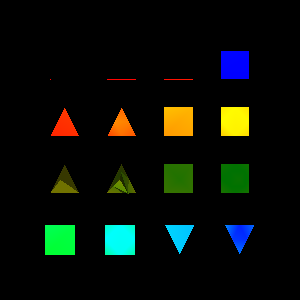

This figure's Python source:
#!/usr/bin/env python

# Read EnSight compound (SOS) file and render pointScalars.

import os

import vtkmodules.vtkInteractionStyle  # noqa: F401
import vtkmodules.vtkRenderingFreeType  # noqa: F401
import vtkmodules.vtkRenderingOpenGL2  # noqa: F401

from vtkmodules.vtkFiltersGeometry import vtkGeometryFilter
from vtkmodules.vtkIOEnSight import vtkEnSightMasterServerReader
from vtkmodules.vtkRenderingCore import (
    vtkActor,
    vtkCompositePolyDataMapper,
    vtkRenderWindow,
    vtkRenderWindowInteractor,
    vtkRenderer,
)

# Source
data_dir = os.environ.get("VPE_DATA_DIR", os.path.dirname(os.path.abspath(__file__)))

# Read EnSight compound file
ensight_reader = vtkEnSightMasterServerReader()
ensight_reader.SetCaseFileName(os.path.join(data_dir, "EnSight", "elements.sos"))
ensight_reader.SetCurrentPiece(0)

# Extract geometry
geometry_filter = vtkGeometryFilter()
geometry_filter.SetInputConnection(ensight_reader.GetOutputPort())

# Mapper
composite_mapper = vtkCompositePolyDataMapper()
composite_mapper.SetInputConnection(geometry_filter.GetOutputPort())
composite_mapper.SetColorModeToMapScalars()
composite_mapper.SetScalarModeToUsePointFieldData()
composite_mapper.ColorByArrayComponent("pointScalars", 0)
composite_mapper.SetScalarRange(0, 112)

# Actor
ensight_actor = vtkActor()
ensight_actor.SetMapper(composite_mapper)

# Renderer
renderer = vtkRenderer()
renderer.AddActor(ensight_actor)

# Render window
render_window = vtkRenderWindow()
render_window.AddRenderer(renderer)
render_window.SetWindowName("ensight compound")
render_window.SetMultiSamples(0)
render_window.SetSize(300, 300)

# Interactor
interactor = vtkRenderWindowInteractor()
interactor.SetRenderWindow(render_window)

# Scene
renderer.ResetCamera()

interactor.Initialize()
interactor.Start()
